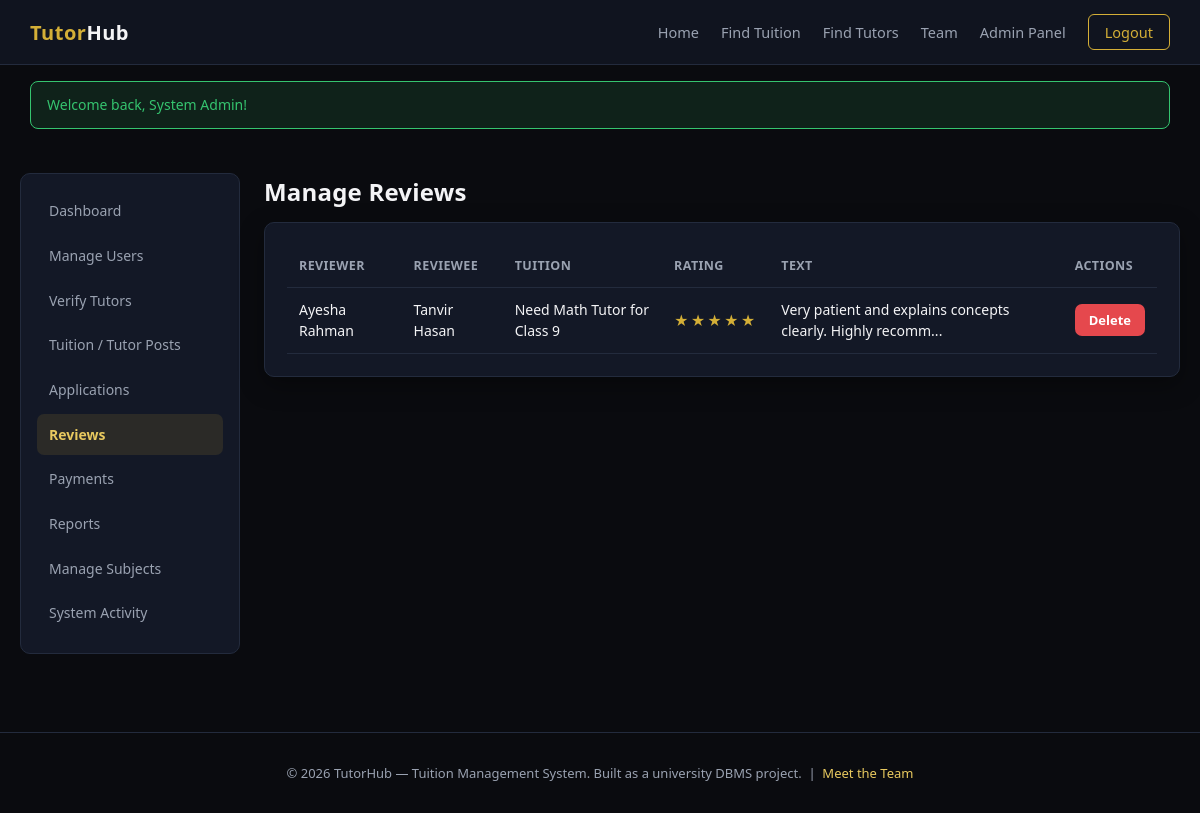
Page /admin/reviews.php (signed in) on the committed database.
### tables this page shows
CREATE TABLE reviews (
    review_id INT AUTO_INCREMENT PRIMARY KEY,
    tuition_schedule_ref INT DEFAULT NULL,
    tuition_post_id INT NOT NULL,
    reviewer_user_id INT NOT NULL,
    reviewee_user_id INT NOT NULL,
    rating TINYINT NOT NULL,
    review_text TEXT,
    created_at TIMESTAMP DEFAULT CURRENT_TIMESTAMP,
    CONSTRAINT fk_rev_post FOREIGN KEY (tuition_post_id) REFERENCES tuition_posts(tuition_post_id) ON DELETE CASCADE,
    CONSTRAINT fk_rev_reviewer FOREIGN KEY (reviewer_user_id) REFERENCES users(user_id) ON DELETE CASCADE,
    CONSTRAINT fk_rev_reviewee FOREIGN KEY (reviewee_user_id) REFERENCES users(user_id) ON DELETE CASCADE,
    CONSTRAINT chk_rating CHECK (rating BETWEEN 1 AND 5),
    UNIQUE KEY uq_review_once (tuition_post_id, reviewer_user_id, reviewee_user_id)
);

CREATE TABLE users (
    user_id INT AUTO_INCREMENT PRIMARY KEY,
    full_name VARCHAR(120) NOT NULL,
    email VARCHAR(150) NOT NULL UNIQUE,
    password_hash VARCHAR(255) NOT NULL,
    phone VARCHAR(30),
    role ENUM('student','tutor','both','admin') NOT NULL DEFAULT 'student',
    gender ENUM('male','female','other') DEFAULT NULL,
    profile_photo VARCHAR(255) DEFAULT NULL,
    status ENUM('active','suspended') NOT NULL DEFAULT 'active',
    is_verified TINYINT(1) NOT NULL DEFAULT 0,
    created_at TIMESTAMP DEFAULT CURRENT_TIMESTAMP,
    updated_at TIMESTAMP DEFAULT CURRENT_TIMESTAMP ON UPDATE CURRENT_TIMESTAMP,
    INDEX idx_users_role (role),
    INDEX idx_users_status (status)
);

CREATE TABLE tuition_posts (
    tuition_post_id INT AUTO_INCREMENT PRIMARY KEY,
    student_profile_id INT NOT NULL,
    subject_id INT NOT NULL,
    title VARCHAR(160) NOT NULL,
    class_level VARCHAR(60),
    location VARCHAR(150),
    budget_min DECIMAL(10,2) DEFAULT 0,
    budget_max DECIMAL(10,2) DEFAULT 0,
    preferred_days VARCHAR(100),
    preferred_time VARCHAR(60),
    mode ENUM('online','offline','both') DEFAULT 'offline',
    gender_preference ENUM('any','male','female') DEFAULT 'any',
    description TEXT,
    status ENUM('open','in_progress','completed','closed') NOT NULL DEFAULT 'open',
    created_at TIMESTAMP DEFAULT CURRENT_TIMESTAMP,
    updated_at TIMESTAMP DEFAULT CURRENT_TIMESTAMP ON UPDATE CURRENT_TIMESTAMP,
    CONSTRAINT fk_tup_student FOREIGN KEY (student_profile_id) REFERENCES student_profiles(student_profile_id) ON DELETE CASCADE,
    CONSTRAINT fk_tup_subject FOREIGN KEY (subject_id) REFERENCES subjects(subject_id) ON DELETE RESTRICT,
    INDEX idx_tup_status (status),
    INDEX idx_tup_location (location),
    INDEX idx_tup_budget (budget_min, budget_max),
    INDEX idx_tup_mode (mode)
);

### includes/functions.php (called while the page is built, shortened)
<?php
function e(string $value): string
{
    return htmlspecialchars($value, ENT_QUOTES, 'UTF-8');
}

### includes/csrf.php (called while the page is built, shortened)
<?php
function csrfToken(): string
{
    return $_SESSION['csrf_token'];
}

### admin/reviews.php (the view, shortened to what this page needs)
<?php
$db = getDB();
$reviews = $db->query(
    "SELECT r.*, ru.full_name AS reviewer_name, re.full_name AS reviewee_name, tp.title
     FROM reviews r
     JOIN users ru ON ru.user_id = r.reviewer_user_id
     JOIN users re ON re.user_id = r.reviewee_user_id
     JOIN tuition_posts tp ON tp.tuition_post_id = r.tuition_post_id
     ORDER BY r.created_at DESC"
)->fetchAll();
include __DIR__ . '/../includes/header.php';
?>
<div class="dash-layout">
    <?php include __DIR__ . '/../includes/sidebar_admin.php'; ?>
    <div>
        <h2>Manage Reviews</h2>
        <div class="card">
            <?php if (!$reviews): ?><p class="empty-state">No reviews yet.</p><?php else: ?>
            <table>
                <tr><th>Reviewer</th><th>Reviewee</th><th>Tuition</th><th>Rating</th><th>Text</th><th>Actions</th></tr>
                <?php foreach ($reviews as $r): ?>
                <tr>
                    <td><?= e($r['reviewer_name']) ?></td>
                    <td><?= e($r['reviewee_name']) ?></td>
                    <td><?= e($r['title']) ?></td>
                    <td><span class="rating-stars"><?= str_repeat('★',$r['rating']) . str_repeat('☆',5-$r['rating']) ?></span></td>
                    <td><?= e(mb_strimwidth($r['review_text'],0,60,'...')) ?></td>
                    <td><a href="?delete=<?= (int)$r['review_id'] ?>&csrf_token=<?= e(csrfToken()) ?>" class="btn btn-danger btn-sm" onclick="return confirm('Delete this review?')">Delete</a></td>
                </tr>
                <?php endforeach; ?>
            </table>
            <?php endif; ?>
        </div>
    </div>
</div>
<?php include __DIR__ . '/../includes/footer.php'; ?>

### assets/css/style.css (style rules this page uses)
:root { --bg-black: #0a0b0f; --bg-navy: #10141f; --bg-navy-light: #161c2c; --bg-card: #131826; --border-subtle: #232b3d; --gold: #d4af37; --gold-light: #e8c95f; --text-white: #f4f4f6; --text-muted: #9aa2b1; --danger: #e5484d; --success: #35c46f; --warning: #f0a83c; --radius: 10px; --shadow: 0 8px 24px rgba(0,0,0,0.35); }
* { box-sizing: border-box; }
body { margin: 0; font-family: 'Segoe UI', 'Inter', Roboto, Arial, sans-serif; background: var(--bg-black); color: var(--text-white); line-height: 1.55; }
a { color: var(--gold-light); text-decoration: none; }
h1, h2, h3, h4 { font-weight: 600; letter-spacing: 0.2px; margin: 0 0 12px; }
.btn { display: inline-block; padding: 10px 22px; border-radius: 7px; border: none; font-size: 14.5px; font-weight: 600; cursor: pointer; transition: 0.15s ease; }
.btn-danger { background: var(--danger); color: #fff; }
.btn-sm { padding: 6px 14px; font-size: 13px; }
.card { background: var(--bg-card); border: 1px solid var(--border-subtle); border-radius: var(--radius); padding: 22px; box-shadow: var(--shadow); }
table { width: 100%; border-collapse: collapse; font-size: 14px; }
th, td { padding: 11px 12px; border-bottom: 1px solid var(--border-subtle); text-align: left; }
th { color: var(--text-muted); font-weight: 600; font-size: 12.5px; text-transform: uppercase; letter-spacing: 0.4px; }
.dash-layout { display: grid; grid-template-columns: 220px 1fr; gap: 24px; padding: 28px 20px; max-width: 1280px; margin: 0 auto; }
.rating-stars { color: var(--gold); letter-spacing: 2px; }

### rows in the picture
reviews: reviewer_user.full_name "Ayesha Rahman", reviewee_user.full_name "Tanvir Hasan", tuition_post.title "Need Math Tutor for Class 9", rating "★★★★★", review_text "Very patient and explains concepts clearly. Highly recomm..."

### other values in the picture
$f['message'] "Welcome back, System Admin!"
